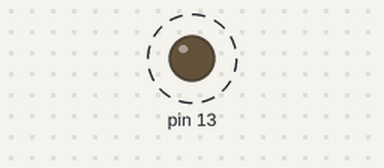
Bench run of a sketch on a simulated Arduino Uno, built with avr-gcc and run on an emulated ATmega328P. On the bench: output pins drawn as LEDs (lit = HIGH). Dashed ring = blinking. Sleep ends after the set time or at an interrupt.

Above: at 0.5 s.
Timing chart, 0 to 4.6 s (numbered marks = the images above):
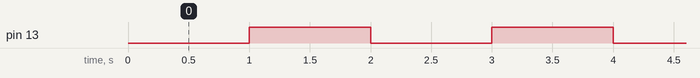

Measured:
- by itself, pin 13: alternates HIGH for 1.0 s and LOW for 1.0 s

The sketch:

reduce_power.ino
```cpp
/* programmable arduino frequency
   reduce power consumption
*/
/* divide freqency by programmable factor */
/*
void setup ()
{

 pinMode(13,OUTPUT) ;
 noInterrupts() ;
 CLKPR |= 1<<CLKPCE ;       //enable clk prescaller
 CLKPR = 8  ;               //select cock divisor 256 now clk = 62.5 Khz
 interrupts() ;

}

void loop (){
digitalWrite(13,HIGH) ;
delay(10);                  // time delay = 2.56
digitalWrite(13,LOW) ;
delay(10);
}
*/
/*using sleep modes */
#include <avr/sleep.h>
extern volatile unsigned long timer0_millis ;
void setup ()
{
pinMode (13,OUTPUT);
}

void loop ()
{
while(timer0_millis < 1000) {
  set_sleep_mode (SLEEP_MODE_IDLE) ;
  sleep_mode() ;
  }
timer0_millis = 0 ;
bitSet(PINB,5) ;

}
```
